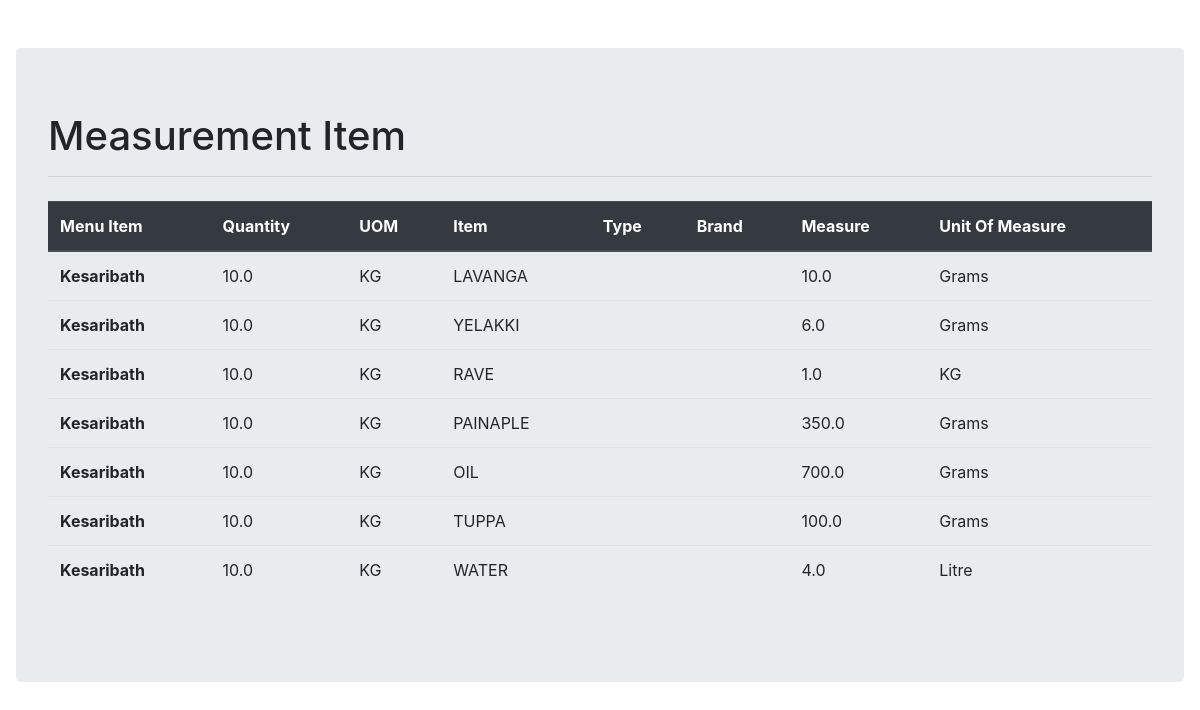
/MenuSelection/measurement_items/Kesaribath, run on the app's committed database.
### MenuSelection/models.py (models this page shows)
class MenuMaster(models.Model):
    TYPE_CHOICES  =  (('BREAKFAST','BREAKFAST'),('LUNCH','LUNCH'),
                       ('EVENING SNACKS & DINNER','EVENING SNACKS & DINNER'),('SPECIAL ITEMS','SPECIAL ITEMS'))
    item_name   =   models.CharField(max_length = 100,primary_key = True)
    image       =   models.ImageField(blank = True,upload_to = "item")
    type        =   models.CharField(max_length = 30,choices = TYPE_CHOICES)

class MenuSelection(models.Model):
    DAY_CHOICES   =   (('MONDAY','MONDAY'),('TUESDAY','TUESDAY'),('WEDNESDAY','WEDNESDAY'),('THURSDAY','THRUSDAY'),
                     ('FRIDAY','FRIDAY'),('SATURDAY','SATURDAY'),('SUNDAY','SUNDAY'))
    day           =    models.CharField(max_length = 10,choices = DAY_CHOICES)
    item_name     =    models.ForeignKey(MenuMaster,on_delete = models.CASCADE)
    quantity      =    models.FloatField()
    quantiy_of_measurement = models.CharField(max_length = 10)

class ReceipeMaster(models.Model):
    menu_item        =    models.ForeignKey(MenuMaster,on_delete = models.CASCADE)
    base_quantity    =    models.FloatField()
    base_uom         =    models.CharField(max_length = 10)
    item             =    models.CharField(max_length = 30)
    type             =    models.CharField(max_length = 30,blank = True)
    brand            =    models.CharField(max_length = 20,blank = True)
    measure          =    models.FloatField()
    unit_of_measure  =    models.CharField(max_length = 10,)
    factor           =    models.FloatField()

### MenuSelection/views.py (the view)
# urls.py: path('measurement_items/<menu_item>', views.measurement_items),
def measurement_items(request,menu_item):
    menu_item1  = MenuSelection.objects.get(item_name = menu_item)
    menu_item2  = ReceipeMaster.objects.filter(menu_item__exact = menu_item)
    menu_item   = menu_item1.item_name.item_name
    quantity    = menu_item1.quantity
    string = ''
    for item in menu_item2:
        item.measure  = item.factor * quantity
        if item.measure < 0.89:
            if item.unit_of_measure.lower() == 'grams':
                item.measure = item.measure * 1000
        string = str(item.measure)
        find = string.find('.')
        string = string[:find + 3]
        item.measure = float(string)
    return render(request,'MenuSelection/measurement_items.html',{'menu_item':menu_item,'menu_item1':menu_item1,'menu_item2':menu_item2})

### templates/MenuSelection/measurement_items.html (shortened to what this page needs)
<!DOCTYPE html>
<html lang="en" dir="ltr">
  <head>
    <link rel="stylesheet" href="https://stackpath.bootstrapcdn.com/bootstrap/4.3.1/css/bootstrap.min.css">
  </head>
  <body>
    <div class="jumbotron mx-3 my-5">
    <h1>Measurement Item</h1><hr>
    <table class="table my-4">
      <thead class="thead-dark">
        <tr>
          <th scope="col">Menu Item</th>
          <th scope="col">Quantity</th>
          <th scope="col">UOM</th>
          <th scope="col">Item</th>
          <th scope="col">Type</th>
          <th scope="col">Brand</th>
          <th scope="col">Measure</th>
          <th scope="col">Unit Of Measure</th>
        </tr>
      </thead>
      <tbody>
          {% for i in menu_item2%}
            <tr>
              <th scope="row">{{menu_item}}</th>
              <td>{{menu_item1.quantity}}</td>
              <td>{{menu_item1.quantiy_of_measurement|upper}}</td>
              <td>{{i.item|upper}}</td>
              <td>{{i.type|upper}}</td>
              <td>{{i.brand}}</td>
              <td>{{i.measure}}</td>
              <td>{{i.unit_of_measure}}</td>
            </tr>
          {% endfor %}
      </tbody>
    </table>
    </div>
  </body>
</html>

### data on the page
ReceipeMaster: item "LAVANGA", measure "10.0", unit_of_measure "Grams"
MenuMaster: item_name "Kesaribath"
MenuSelection: quantity "10.0", quantiy_of_measurement "KG"
ReceipeMaster: item "YELAKKI", measure "6.0", unit_of_measure "Grams"
ReceipeMaster: item "RAVE", measure "1.0", unit_of_measure "KG"
ReceipeMaster: item "PAINAPLE", measure "350.0", unit_of_measure "Grams"
ReceipeMaster: item "OIL", measure "700.0", unit_of_measure "Grams"
ReceipeMaster: item "TUPPA", measure "100.0", unit_of_measure "Grams"
ReceipeMaster: item "WATER", measure "4.0", unit_of_measure "Litre"
